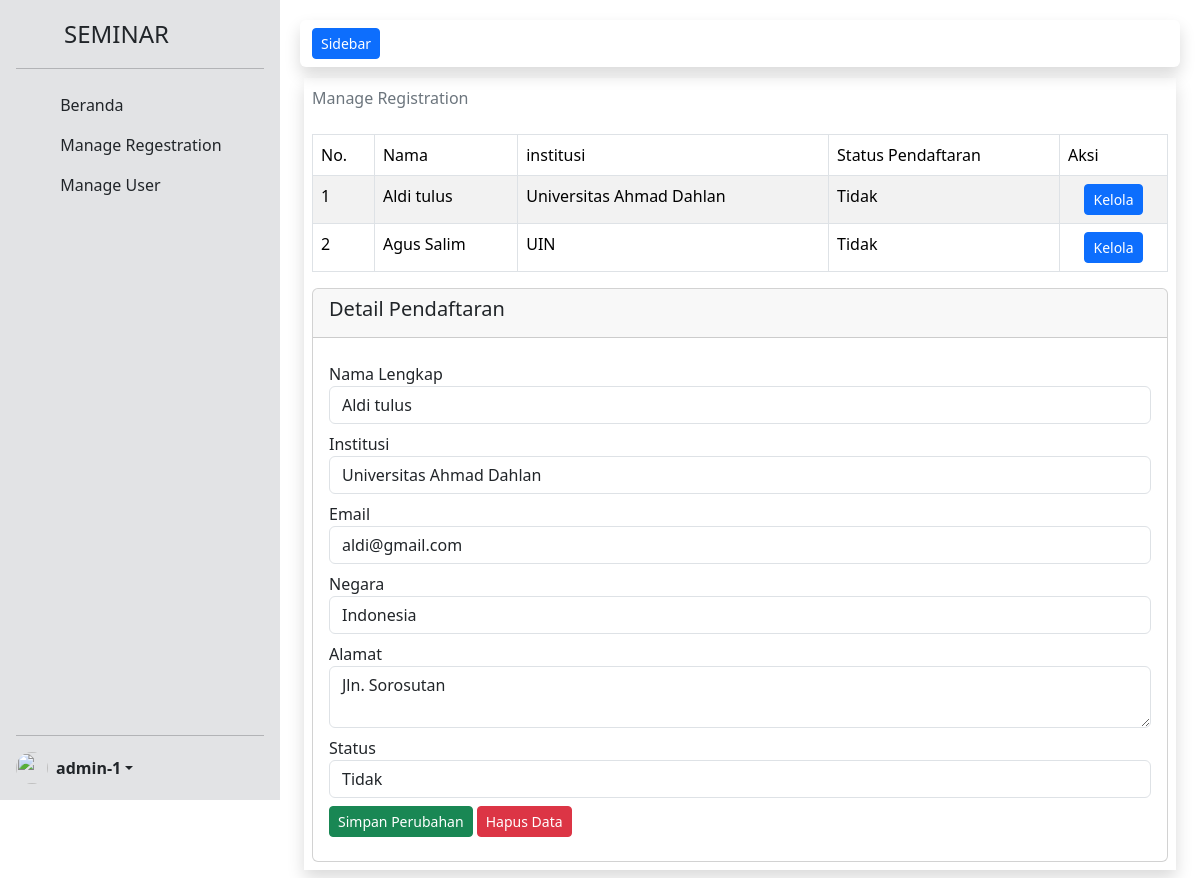
The app's page /view/view_manage_registration.php?id=1 (signed in) with its own data.
### tables this page shows
CREATE TABLE `registration` (
  `id_registration` int(11) NOT NULL,
  `nama` varchar(50) NOT NULL,
  `email` varchar(50) NOT NULL,
  `insitusi` varchar(100) NOT NULL,
  `negara` varchar(50) NOT NULL,
  `alamat` varchar(250) NOT NULL,
  `status` enum('belum','Terdaftar','Tidak') NOT NULL,
  `is_delete` enum('0','1') NOT NULL
);

### view/view_manage_registration.php (the view, shortened to what this page needs)
<?php include "../layout/header.php";
require_once "../public/manage_registration.php";
$sqlShowData = mysqli_query($conn, "SELECT * FROM registration WHERE is_delete = '0'");
if (isset($_GET['id'])) {
    $id = $_GET['id'];
    $sqlShowDetailData = mysqli_query($conn, "SELECT * FROM registration WHERE id_registration = '$id'");
}
?>
<main class="main px-4">
    <div class="my-2 shadow p-2">
        <span class="text-secondary">Manage Registration</span>
        <table class="table table-bordered table-striped mt-2 mt-4">
            <thead>
                <tr>
                    <td>No.</td>
                    <td>Nama</td>
                    <td>institusi</td>
                    <td>Status Pendaftaran</td>
                    <td>Aksi</td>
                </tr>
            </thead>
            <tbody>
                <?php $no = 1;
                foreach ($sqlShowData as $data): ?>
                    <tr>
                        <td><?= $no++; ?></td>
                        <td><?= $data['nama']; ?></td>
                        <td><?= $data['insitusi']; ?></td>
                        <td><?= $data['status']; ?></td>
                        <td>
                            <center>
                                <a href="?id=<?= $data['id_registration'] ?>">
                                    <button id="btnShowDetail" name="data" class="btn btn-primary btn-sm">Kelola</button>
                                </a>
                            </center>
                        </td>
                    </tr>
                <?php endforeach; ?>
            </tbody>
        </table>
        <div id="detailContainer" class="cardDetail card card-light rounded">
            <div class="card-header">
                <h5 class="card-title">Detail Pendaftaran</h5>
            </div>
            <?php if (isset($_GET['id'])) : ?>
                <?php foreach ($sqlShowDetailData as $data) : ?>
                    <div class="card-body">
                        <form action="" method="POST">
                            <div class="form-group my-2">
                                <label for="nama">Nama Lengkap</label>
                                <input type="text" name="nama" value="<?= $data['nama'] ?>" class="form-control" id="nama" readonly>
                            </div>
                            <div class="form-group my-2">
                                <label for="institusi">Institusi</label>
                                <input type="text" name="institusi" value="<?= $data['insitusi'] ?>" class="form-control" id="institusi" readonly>
                            </div>
                            <div class="form-group my-2">
                                <label for="email">Email</label>
                                <input type="text" name="email" value="<?= $data['email'] ?>" class="form-control" id="email" readonly>
                            </div>
                            <div class="form-group my-2">
                                <label for="email">Negara</label>
                                <input type="text" name="negara" value="<?= $data['negara'] ?>" class="form-control" id="negara" readonly>
                            </div>
                            <div class="form-group my-2">
                                <label for="email">Alamat</label>
                                <textarea name="alamat" name="" class="form-control" id=""><?= $data['alamat'] ?></textarea>
                            </div>
                            <div class="form-group my-2">
                                <label for="email">Status</label>
                                <select name="status" id="status" class="form-control">
                                    <?php if ($data['status'] == 'Terdaftar' or $data['status'] == 'Tidak' or $data['status'] == 'belum') : ?>
                                        <option value="0" selected><?= $data['status']; ?></option>
                                    <?php endif ?>
                                </select>
                            </div>
                            <div class="form-group my-2">
                                <input type="submit" name="edit" class="btn btn-success btn-sm" value="Simpan Perubahan">
                                <input type="submit" name="hapus" class="btn btn-danger btn-sm" value="Hapus Data">
                            </div>
                        </form>
                    </div>
                <?php endforeach ?>
            <?php endif ?>
        </div>
    </div>
</main>
<?php include "../layout/footer.php" ?>

### assets/css/style.css (style rules this page uses)
* { margin: 0; padding: 0; }
.main { margin-left: 280px; padding-top: 70px; }

### records on screen
registration: nama "Aldi tulus", insitusi "Universitas Ahmad Dahlan", status "Tidak", institusi "Universitas Ahmad Dahlan", email "aldi@gmail.com", negara "Indonesia", alamat "Jln. Sorosutan"
registration: nama "Agus Salim", insitusi "UIN", status "Tidak"

### other values on screen
$fitur[0] "Beranda"
$fitur[0] "Manage Regestration"
$fitur[0] "Manage User"
$_SESSION['nama'] "admin-1"
